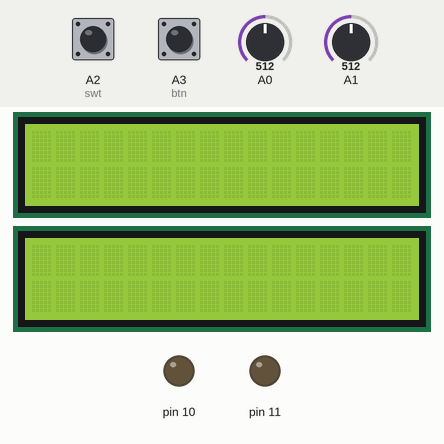
Recording of a sketch running on a simulated Arduino Uno, built with avr-gcc and run on an emulated ATmega328P. Parts: 2 × 16×2 character LCD, output pins drawn as LEDs (lit = HIGH). The inputs (shaded band) are chosen by the test bench; at power-on: A2 (swt) LOW, A3 (btn) LOW, A0 = 512, A1 = 512.

Above: at 1.3 s.
1.4 s: A2 (swt) pulled HIGH for 0.15 s
At 1.56 s:
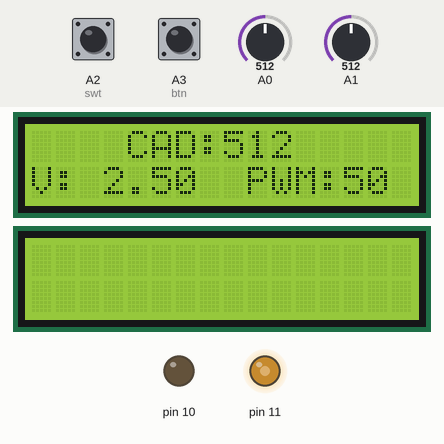
3.2 s: A3 (btn) pulled HIGH for 0.15 s
At 3.35 s:
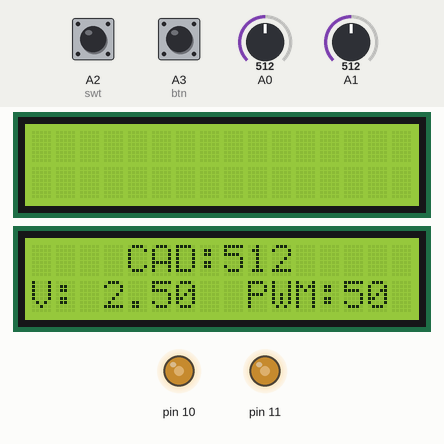
5.0 s: A2 (swt) pulled HIGH for 1 s
At 5.9 s:
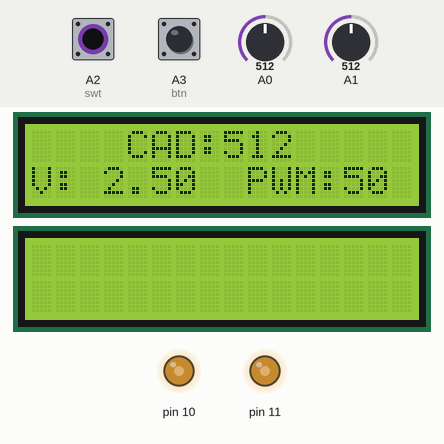
7.7 s: A2 (swt) pulled HIGH for 3.2 s
12.5 s: A3 (btn) pulled HIGH for 3.2 s
At 12.9 s:
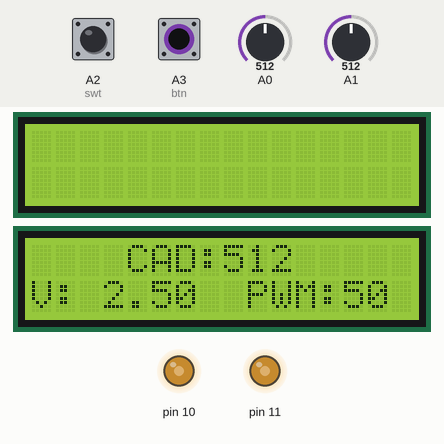
17.3 s: A2 (swt) driven HIGH and A3 (btn) driven HIGH
At 18.0 s:
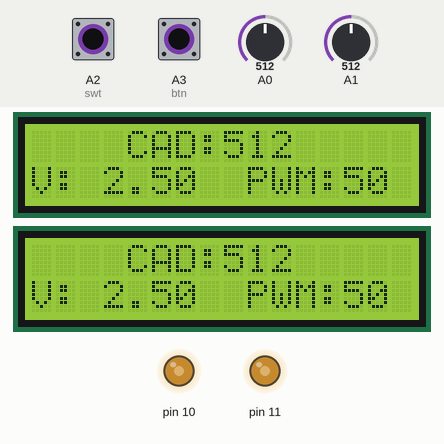
Timing chart, 0 to 20.1 s (numbered marks = the images above; inputs shaded):
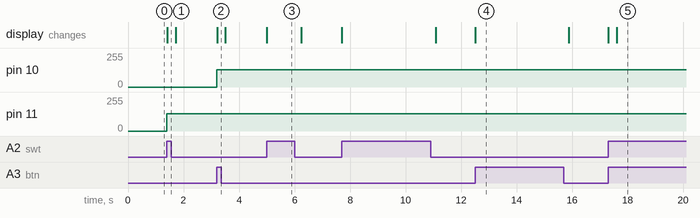

Measured:
- after the input at 1.4 s, pin 11: 0/255 → 128/255 at once; the display: changes at once (image 1)
- after the input at 3.2 s, pin 10: 0/255 → 128/255 at once; the display: changes at once (image 2)
- after the input at 5.0 s, the display: changes at once (image 3)
- after the input at 12.5 s, the display: changes at once (image 4)
- after the input at 17.3 s, the display: first changes at once (image 5 shows a later state)

The sketch:

Juma_Keneth_DEBER_4.1_SE.ino
```cpp
/*CAPITULO IV: PERIFERICOS ESPECIALES
 * DEBER 4.1
 * NOMBRE: Juma Keneth
 * OBJETIVO: Realizar un sistema en el cual se conecten 2 motores (parecido al diagrama que se utilizo en clase).
 * Los datos de CAD, V y PWM se deben visulizar en una LCD para cada motor.
 *
 */
#include <LiquidCrystal.h>

LiquidCrystal lcd1(13,12,5,4,3,2);      //Pines para la LCD1.
LiquidCrystal lcd2(A4,A5,9,8,7,6);      //Pines para la LCD2.
int conversor1;                         //Variable para adquirir datos del conversor1 entre 0-1023.
int conversor2;                         //Variable para adquirir datos del conversor2 entre 0-1023.
float voltaje1;                         //Variable de conversion de conversor a voltaje.
float voltaje2;                         //Variable de conversion de conversor a voltaje.
const int swt=A2;                       //Pin del boton
const int btn=A3;                       //Pin del switch
int  dutty1;
int  dutty2;

void setup() {
  pinMode(swt,INPUT);                    //Define al swwitch como entrada
  pinMode(btn,INPUT);                    //Define al btn como entrada
  lcd1.begin(16,2);                      //Inicializa la LCD 16x2.
  lcd2.begin(16,2);                      //Inicializa la LCD 16x2.

}

void loop() {

  if(digitalRead(swt)==HIGH)
  {
      conversor1=analogRead(A0);              // Lectura del pin A0
      voltaje1=(conversor1*5.0)/1023.0;       // Conversor de voltaje.
      dutty1=(conversor1)/4;                  // Cambio la escala para dutty cicle.
      analogWrite(11,dutty1);                 // Envio del valor al pin 11.
      lcd1.setCursor(4,0);                    // Posicion en la LCD
      lcd1.print("CAD: " );                   // Mensaje de salida
      lcd1.setCursor(8,0);                    // Posicion en la LCD
      lcd1.print(conversor1);                 // Muestra el resultado del conversor
      lcd1.setCursor(0,1);                    // Posicion en la LCD
      lcd1.print("V: ");                      // Mensaje de salida
      lcd1.setCursor(3,1);                    // Posicion en la LCD
      lcd1.print(voltaje1);                   // Muestra el resultado del voltaje
      lcd1.setCursor(9,1);                    // Posicion en la LCD
      lcd1.print("PWM: ");                    // Mensaje de salida
      lcd1.setCursor(13,1);                   // Posicion en la LCD
      lcd1.print((dutty1*100)/255);           // Regla de tres para mostrar el valor de PWM en la LCD
      delay(300);
  }
  else {
    lcd1.clear();                           // limpia pantalla
  }

  if(digitalRead(btn)==HIGH)
  {
      conversor2=analogRead(A1);              //Lectura del canal A0-0-14
      voltaje2=(conversor2*5.0)/1023.0;       //Conversor de voltaje.
      dutty2=(conversor2)/4;                  //Cambio la escala para el dutty cicle.
      analogWrite(10,dutty2);                 //Envio de valor al pin 11.
      lcd2.setCursor(4,0);                    // posicin del cursor en la LCD
      lcd2.print("CAD: " );                   // Mensaje de salida
      lcd2.setCursor(8,0);                    // Posicion en la LCD
      lcd2.print(conversor2);                 // Muestra el resultado del conversor
      lcd2.setCursor(0,1);                    // posicion del cursor en la LCD
      lcd2.print("V: ");                      // mensaje de salida
      lcd2.setCursor(3,1);                    // posicion del cursor en la LCD
      lcd2.print(voltaje2);                   // muestra el resultado del voltaje
      lcd2.setCursor(9,1);                    // posicion del cursor en la LCD
      lcd2.print("PWM: ");                    // mensaje de salida
      lcd2.setCursor(13,1);                   // posicion del cursor en la LCD
      lcd2.print((dutty2*100)/255);           // realiza la regla de tres
      delay(300);
  }
  else {
    lcd2.clear();                           // limpia pantalla
  }
}
```
